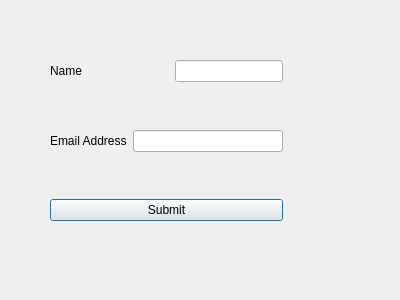
<?xml version="1.0" encoding="UTF-8"?>
<ui version="4.0">
 <class>Dialog</class>
 <widget class="QDialog" name="Dialog">
  <property name="geometry">
   <rect>
    <x>0</x>
    <y>0</y>
    <width>400</width>
    <height>300</height>
   </rect>
  </property>
  <property name="windowTitle">
   <string>Dialog</string>
  </property>
  <widget class="QWidget" name="">
   <property name="geometry">
    <rect>
     <x>50</x>
     <y>60</y>
     <width>233</width>
     <height>161</height>
    </rect>
   </property>
   <layout class="QVBoxLayout" name="verticalLayout">
    <item>
     <layout class="QHBoxLayout" name="horizontalLayout">
      <item>
       <widget class="QLabel" name="label">
        <property name="text">
         <string>Name</string>
        </property>
       </widget>
      </item>
      <item>
       <spacer name="horizontalSpacer">
        <property name="orientation">
         <enum>Qt::Horizontal</enum>
        </property>
        <property name="sizeHint" stdset="0">
         <size>
          <width>40</width>
          <height>20</height>
         </size>
        </property>
       </spacer>
      </item>
      <item>
       <widget class="QLineEdit" name="lineEdit"/>
      </item>
     </layout>
    </item>
    <item>
     <spacer name="verticalSpacer">
      <property name="orientation">
       <enum>Qt::Vertical</enum>
      </property>
      <property name="sizeHint" stdset="0">
       <size>
        <width>20</width>
        <height>40</height>
       </size>
      </property>
     </spacer>
    </item>
    <item>
     <layout class="QHBoxLayout" name="horizontalLayout_2">
      <item>
       <widget class="QLabel" name="label_2">
        <property name="text">
         <string>Email Address</string>
        </property>
       </widget>
      </item>
      <item>
       <widget class="QLineEdit" name="lineEdit_2"/>
      </item>
     </layout>
    </item>
    <item>
     <spacer name="verticalSpacer_2">
      <property name="orientation">
       <enum>Qt::Vertical</enum>
      </property>
      <property name="sizeHint" stdset="0">
       <size>
        <width>20</width>
        <height>40</height>
       </size>
      </property>
     </spacer>
    </item>
    <item>
     <widget class="QPushButton" name="pushButton">
      <property name="text">
       <string>Submit</string>
      </property>
     </widget>
    </item>
   </layout>
  </widget>
 </widget>
 <resources/>
 <connections/>
</ui>
